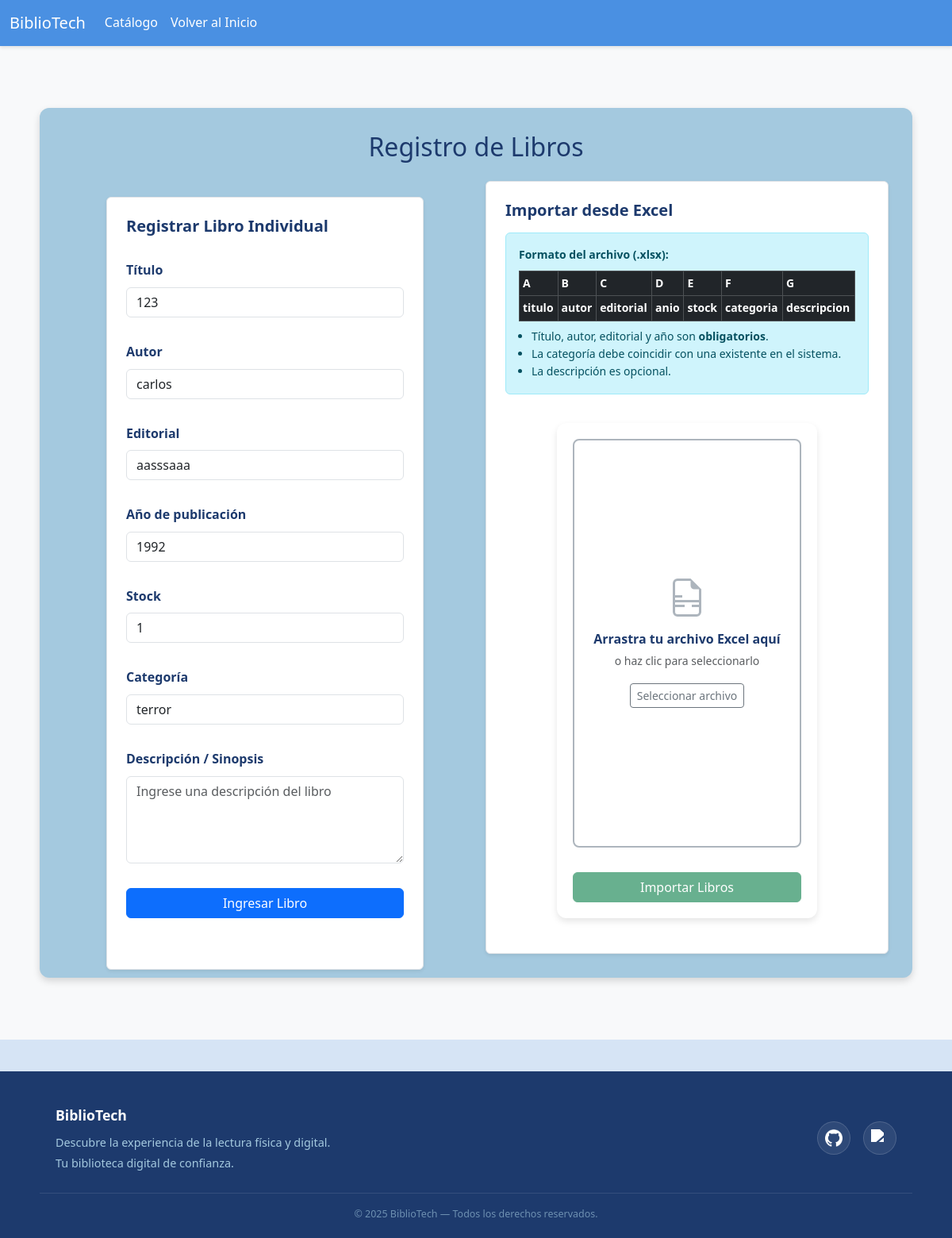
Page /editar-libro/11/ on the earlier database version.
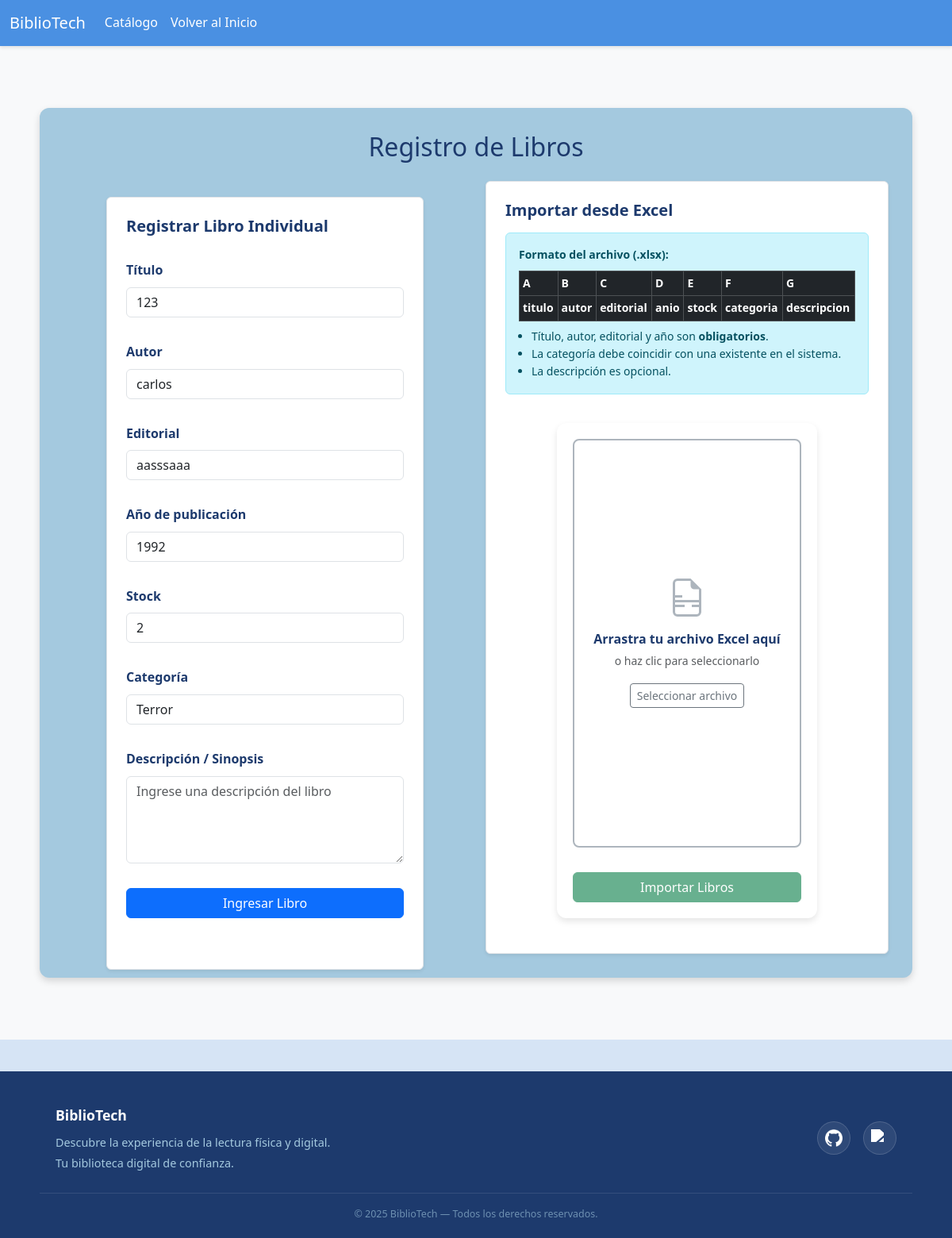
Same page on the later database version.
### apps/libros/models.py (models this page shows, shortened)
class Libro(models.Model):
    id = models.AutoField(primary_key=True)
    id_libro = models.CharField( verbose_name="ID Libro", max_length=13, unique=True,)
    titulo = models.CharField(max_length=200)
    autor = models.CharField(max_length=100)
    editorial = models.CharField(max_length=100)
    anio = models.IntegerField(verbose_name="Año")
    stock = models.IntegerField()
    activo = models.BooleanField(default=True, verbose_name="¿Está activo?")
    categoria = models.ForeignKey(
    Categoria,
    on_delete=models.SET_NULL,
    null=True,
    blank=True,
    verbose_name="Categoría"
    )
    descripcion = models.TextField(blank=True, null=True, verbose_name="Descripción")
    class Meta:
        verbose_name = "Libro"
        verbose_name_plural = "Libros"

### apps/libros/views.py (the view)
# urls.py: path('editar-libro/<int:id>/', libroV.editar_libro, name='editar_libro'),
def editar_libro(request, id):
    libro = get_object_or_404(Libro, id=id)
    if request.method == 'POST':
        form = LibroForm(request.POST, instance=libro) # Cargamos los datos existentes
        if form.is_valid():
            form.save()
            return redirect('tabla_libros')
    else:
        form = LibroForm(instance=libro) # Formulario precargado
    return render(request, 'registrarLibro.html', {'form': form}) # Reusamos el template

### apps/libros/models.py (called while the page is built)
    def __str__(self):
        return self.nombre

### templates/registrarLibro.html (shortened to what the changed rows need)
{% load static %}
<!DOCTYPE html>
<html lang="es">
<head>
    <link href="https://cdn.jsdelivr.net/npm/bootstrap@5.3.3/dist/css/bootstrap.min.css" rel="stylesheet">
    <link rel="stylesheet" href="{% static 'css/style.css' %}">
    <link rel="stylesheet" href="{% static 'css/footer.css' %}">
    <link rel="stylesheet" href="{% static 'css/formularios.css' %}">
    <link rel="stylesheet" href="{% static 'css/navbar.css' %}">
</head>
<body>
    <div id="main-container">
        <section class="bg-light py-5">
            <div class="container">
                <h2 class="mb-4 text-center">Registro de Libros</h2>
                <div class="row g-4">
                    <div class="col-12 col-lg-6">
                        <form method="POST" class="p-4 border rounded bg-white shadow-sm h-100">
                            <div class="mb-3">
                                <label for="{{ form.titulo.id_for_label }}" class="form-label">Título</label>
                                {{ form.titulo }}
                            </div>
                            <div class="mb-3">
                                <label for="{{ form.autor.id_for_label }}" class="form-label">Autor</label>
                                {{ form.autor }}
                            </div>
                            <div class="mb-3">
                                <label for="{{ form.editorial.id_for_label }}" class="form-label">Editorial</label>
                                {{ form.editorial }}
                            </div>
                            <div class="mb-3">
                                <label for="{{ form.anio.id_for_label }}" class="form-label">Año de publicación</label>
                                {{ form.anio }}
                            </div>
                            <div class="mb-3">
                                <label for="{{ form.stock.id_for_label }}" class="form-label">Stock</label>
                                {{ form.stock }}
                            </div>
                            <div class="mb-3">
                                <label for="{{ form.categoria.id_for_label }}" class="form-label">Categoría</label>
                                {{ form.categoria }}
                            </div>
                            <div class="mb-3">
                                <label for="{{ form.descripcion.id_for_label }}" class="form-label">Descripción /
                                    Sinopsis</label>
                                {{ form.descripcion }}
                            </div>
                        </form>
                    </div>
                    <div class="col-12 col-lg-6">
                        <div class="p-4 border rounded bg-white shadow-sm h-100 d-flex flex-column">
                            <div class="alert alert-info small mb-3">
                                <table class="table table-sm table-bordered mt-2 mb-0">
                                    <thead class="table-dark">
                                        <tr>
                                            <th>A</th>
                                            <th>B</th>
                                            <th>C</th>
                                            <th>D</th>
                                            <th>E</th>
                                            <th>F</th>
                                            <th>G</th>
                                        </tr>
                                        <tr>
                                            <th>titulo</th>
                                            <th>autor</th>
                                            <th>editorial</th>
                                            <th>anio</th>
                                            <th>stock</th>
                                            <th>categoria</th>
                                            <th>descripcion</th>
                                        </tr>
                                    </thead>
                                </table>
                            </div>
                        </div>
                    </div>
                </div>
            </div>
        </section>
    </div>
</body>
</html>

Differences in the rows shown:
changed Libro "carlos": stock "1" → "2"; categoria "terror" → "Terror"
